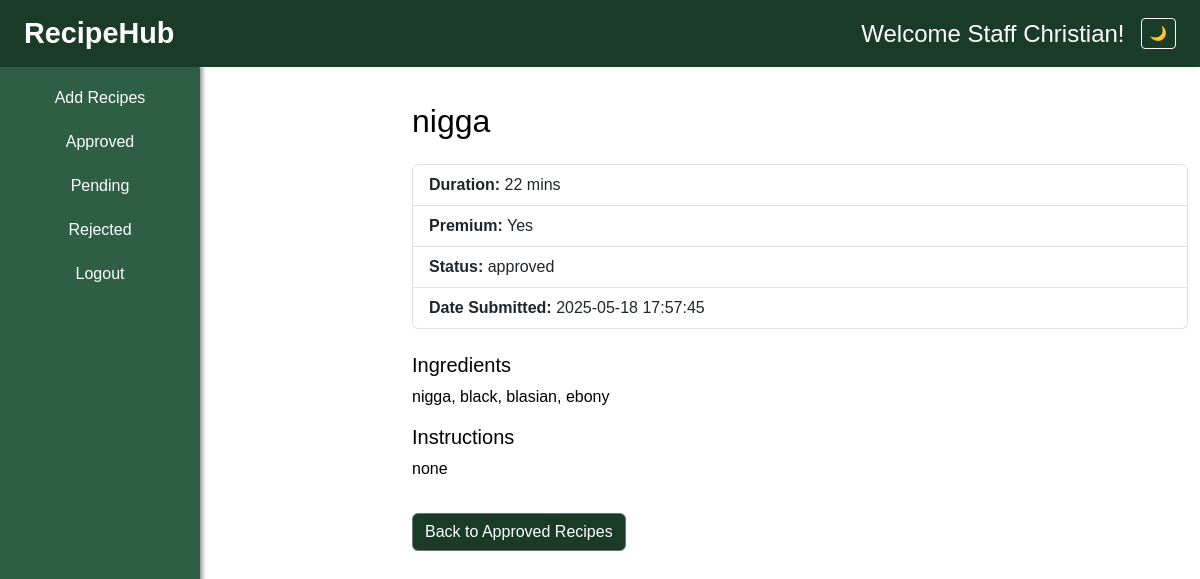
The app's page /staff/recipe/2 (signed in) with its own data.
### tables this page shows
CREATE TABLE Recipes (
      id INTEGER PRIMARY KEY AUTOINCREMENT,
      title TEXT,
      ingredients TEXT,
      instructions TEXT,
      duration INTEGER,
      isPremium INTEGER DEFAULT 0,
      status TEXT DEFAULT 'pending',
      staff_id INTEGER,
      createdAt TIMESTAMP DEFAULT CURRENT_TIMESTAMP, image TEXT, courseType TEXT,
      FOREIGN KEY (staff_id) REFERENCES Staff(id)
    );

### app.py (the view)
@app.route('/staff/recipe/<int:recipe_id>')
def view_staff_recipe(recipe_id):
    if 'user_id' not in session or session['role'] != 'staff':
        flash("Unauthorized access.", "danger")
        return redirect(url_for('login'))
    db = get_db_connection()
    cursor = db.cursor()
    cursor.execute("SELECT * FROM Recipes WHERE id = ? AND staff_id = ?",
                   (recipe_id, session['user_id']))
    recipe = cursor.fetchone()
    db.close()
    if not recipe:
        flash("Recipe not found or access denied.", "warning")
        return redirect(url_for('shome'))
    return render_template('staff/view_recipe.html', recipe=recipe)

### db_setup.py (called while the page is built)
def get_db_connection():
  conn = sqlite3.connect('RecipeHub.db')
  conn.row_factory = sqlite3.Row
  return conn

### templates/staff/view_recipe.html (shortened to what this page needs)
{% extends "staff/staff_base.html" %}
{% block body %}
<div class="container">
  <h2 class="mb-4">{{ recipe.title }}</h2>
  <ul class="list-group">
    <li class="list-group-item"><strong>Duration:</strong> {{ recipe.duration }} mins</li>
    <li class="list-group-item"><strong>Premium:</strong> {{ 'Yes' if recipe.isPremium else 'No' }}</li>
    <li class="list-group-item"><strong>Status:</strong> {{ recipe.status }}</li>
    <li class="list-group-item"><strong>Date Submitted:</strong> {{ recipe.createdAt }}</li>
  </ul>
  <div class="mt-4">
    <h5>Ingredients</h5>
    <p>{{ recipe.ingredients }}</p>
    <h5>Instructions</h5>
    <p>{{ recipe.instructions }}</p>
  </div>
  <a href="{{ url_for('view_status', status=recipe.status) }}" class="btn btn-secondary mt-3">Back to {{ recipe.status.title() }} Recipes</a>
</div>
{% endblock %}

### static/staff_base.css (style rules this page uses)
*, *::before, *::after { margin: 0; padding: 0; box-sizing: border-box; }
html, body { height: 100%; font-family: 'Poppins', sans-serif; color: black; background-color: white; overflow-x: hidden; }
body { min-height: 100vh; }
.btn { background-color: #1B3B29; }

### records on screen
Recipes: title "nigga", duration "22", isPremium "Yes", status "approved", createdAt "2025-05-18 17:57:45", ingredients "nigga, black, blasian, ebony", instructions "none", status "Approved"

### other values on screen
{{ session['name'] }} "Christian"
